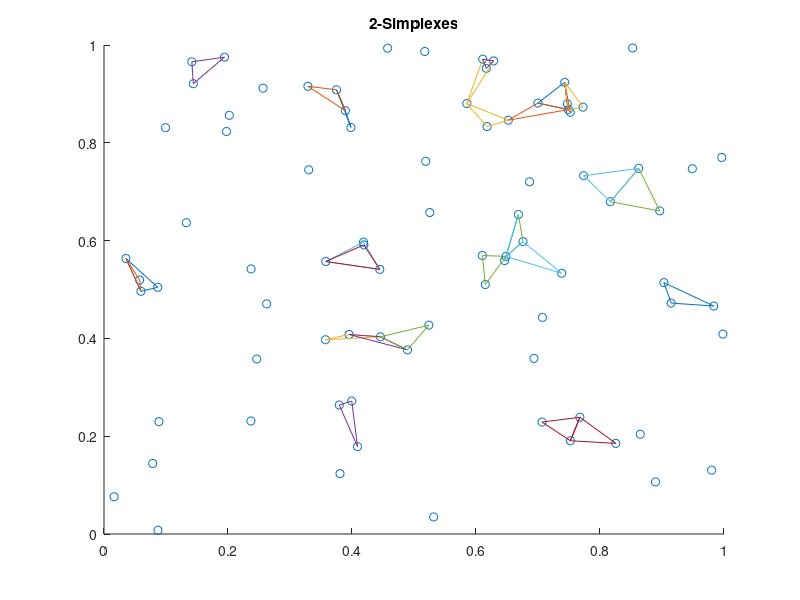

Write the MATLAB code that produced this figure.
%%%%%%%%%%%%%%%%%%%%%%%%%%%%%%%%%%%%%%%%%%%%%%%%% Poisson Processus
xCarre=1;%Dimensions Carre en Kilometres
yCarre=1;%Dimensions Carre en Kilometres 
areaTotal=xCarre*yCarre;
lambda=100; %intensity km^-1
numbPoints=poissrnd(areaTotal*lambda);%Nombre des Points Poisson. 
xx=xCarre*(rand(numbPoints,1));
yy=yCarre*(rand(numbPoints,1));
%%%%%%%%%%%%%%%%%%%%%%%%%%%%%%%%%%%%%%%%%%%%%%%%% 1-Simplex
Simplex1x=zeros(1,2);
Simplex1y=zeros(1,2);
count=1;
for i=1:1:numbPoints
   X=[xx(i) yy(i)];
   for j=i+1:1:numbPoints
       if (j>i)
           Y=[xx(j) yy(j)];
           distance=pdist2(X,Y);
           if(distance<0.1)
               Simplex1x(count,1)=xx(i);
               Simplex1y(count,1)=yy(i);
               Simplex1x(count,2)=xx(j);
               Simplex1y(count,2)=yy(j);
               count=count+1;
           end
       end
   end
end
%%%%%%%%%%%%%%%%%%%%%%%%%%%%%%%%%%%%%%%%%%%%%%%%% 2-Simplex
Simplex2x=zeros(1,3);
Simplex2y=zeros(1,3);
count2=1;
Simplex1xLen=count-1;
for i=1:1:Simplex1xLen
  X=[Simplex1x(i,1) Simplex1y(i,1)];
  Y=[Simplex1x(i,2) Simplex1y(i,2)];
  for j=1:1:numbPoints
         Z=[xx(j) yy(j)];
         distance2=pdist2(X,Z);
         distance3=pdist2(Y,Z);
         
         if (X(1)~=Z(1)&&X(2)~=Z(2))&&(Y(1)~=Z(1)&&Y(2)~=Z(2))&&(isempty(find(Simplex2x==Z(1))))
           if distance2<0.1 && distance3<0.1
             Simplex2x(count2,1)=Simplex1x(i,1);
             Simplex2y(count2,1)=Simplex1y(i,1);
             Simplex2x(count2,2)=Simplex1x(i,2);
             Simplex2y(count2,2)=Simplex1y(i,2);
             Simplex2x(count2,3)=xx(j);
             Simplex2y(count2,3)=yy(j);
             Simplex2x(count2,4)=Simplex1x(i,1);
             Simplex2y(count2,4)=Simplex1y(i,1);
             count2=count2+1;
           end
         end
  end  
end
%%%%%%%%%%%%%%%%%%%%%%%%%%%%%%%%%%%%%%% Calcul Matrux d1
Simplex2xLen=count2-1;
d1=zeros(numbPoints,Simplex1xLen);
for i=1:1:Simplex1xLen
   Px1=[Simplex1x(i,1) Simplex1y(i,1)];
   Px2=[Simplex1x(i,2) Simplex1y(i,2)];
   for j=1:1:numbPoints
       X=[xx(j,1) yy(j,1)];
       if Px1(1)==X(1) &&  Px1(2)==X(2)
          d1(j,i)=-1;
       end 
       if Px2(1)==X(1) &&  Px2(2)==X(2)
          d1(j,i)=1;
       end 
   end
end
%%%%%%%%%%%%%%%%%%%%%%%%%%%%%%%%%%%%%%% Calcul Matrux d2
d2=zeros(Simplex1xLen,Simplex2xLen);
for i=1:1:Simplex2xLen
   Px1=[Simplex2x(i,1) Simplex2y(i,1)];
   Px2=[Simplex2x(i,2) Simplex2y(i,2)];
   Px3=[Simplex2x(i,3) Simplex2y(i,3)];
   
   for j=1:1:Simplex1xLen
       X1=[Simplex1x(j,1) Simplex1y(j,1)];
       X2=[Simplex1x(j,2) Simplex1y(j,2)];
       %%%%%%%%%%%%%%%%%%%%%%%%%%%%%%%%%%%%%%%%%%%%%%%%%%%%%%%%%%%%%%%Px1->Px2
       if Px1(1)==X1(1) && Px1(2)==X1(2) && Px2(1)==X2(1) && Px2(2)==X2(2)
          d2(j,i)=1;
       end 
       if Px1(1)==X2(1) && Px1(2)==X2(2) && Px2(1)==X1(1) && Px2(2)==X1(2)
          d2(j,i)=-1;
       end 
       %%%%%%%%%%%%%%%%%%%%%%%%%%%%%%%%%%%%%%%%%%%%%%%%%%%%%%%%%%%%%%Px2->Px3
       if Px2(1)==X1(1) &&  Px2(2)==X1(2) && Px3(1)==X2(1) &&  Px3(2)==X2(2)
          d2(j,i)=1;
       end 
       if Px2(1)==X2(1) &&  Px2(2)==X2(2) && Px3(1)==X1(1) &&  Px3(2)==X1(2)
          d2(j,i)=-1;
       end 
       %%%%%%%%%%%%%%%%%%%%%%%%%%%%%%%%%%%%%%%%%%%%%%%%%%%%%%%%%%%%%Px3->Px1
       if Px3(1)==X1(1) &&  Px3(2)==X1(2) && Px1(1)==X2(1) &&  Px1(2)==X2(2)
          d2(j,i)=1;
       end 
       if Px3(1)==X2(1) &&  Px3(2)==X2(2) && Px1(1)==X1(1) &&  Px1(2)==X1(2)
          d2(j,i)=-1;
       end 
   end
end
%%%%%%%%%%%%%%%%%%%%%%%%%%%%%%%%%%%%%%%%%%%%%%%%% B0,B1,Xc
B0=numbPoints-rank(d1);
[f, g]=size(null(d1));
B1=g-rank(d2);
Xc=numbPoints-Simplex1xLen+Simplex2xLen;
%%%%%%%%%%%%%%%%%%%%%%%%%%%%%%%%%%%%%%%%%%%%%%%%%%%%%%%%%%%%%%%%%% Plot

figure(1)
scatter(xx,yy)
hold on
%for i=1:1:length(Simplex1x)
%   plot(Simplex1x(i,:),Simplex1y(i,:)); 
%end
for i=1:1:Simplex2xLen
  plot(Simplex2x(i,:),Simplex2y(i,:)); 
end
title('2-Simplexes')
hold off
